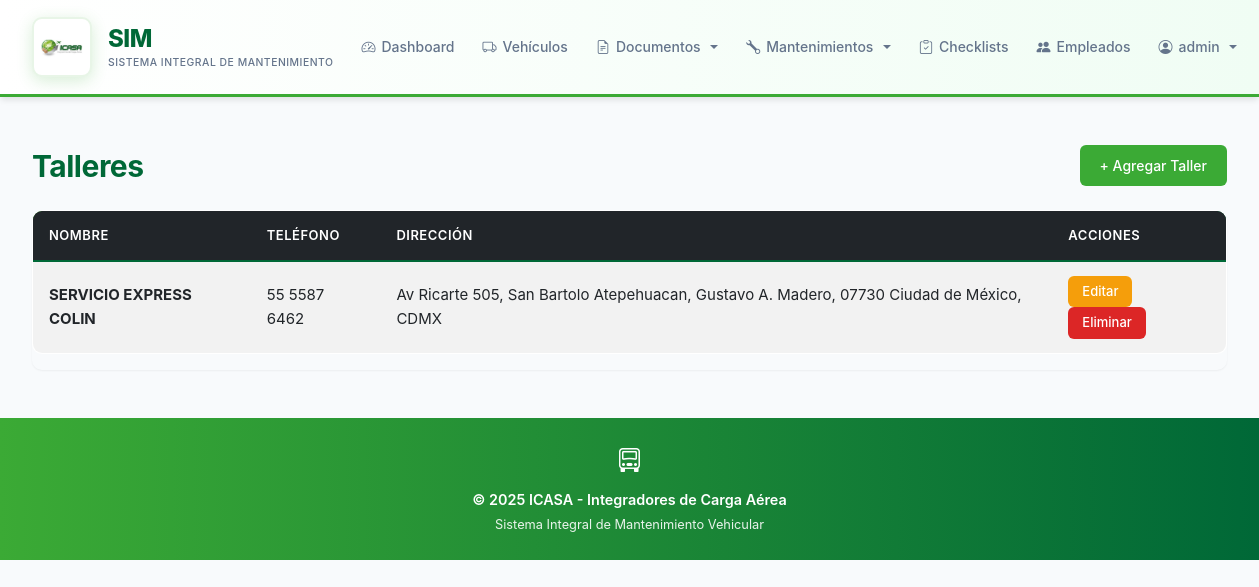
Screenshot of /workshops/ (signed in) with the database file from the repository.
### vehicles/models.py (models this page shows, shortened)
class Workshop(models.Model):
    name = models.CharField(max_length=200, verbose_name='Nombre del Taller')
    phone = models.CharField(max_length=20, verbose_name='Teléfono')
    address = models.TextField(verbose_name='Dirección')
    created_at = models.DateTimeField(auto_now_add=True)
    class Meta:
        ordering = ['name']
        verbose_name = 'Taller'
        verbose_name_plural = 'Talleres'

### vehicles/views_workshop.py (the view)
# urls.py: path('workshops/', WorkshopListView.as_view(), name='workshop_list'),
class WorkshopListView(LoginRequiredMixin, PermissionRequiredMixin, ListView):
    permission_required = 'vehicles.view_workshop'
    model = Workshop
    template_name = 'vehicles/workshop_list.html'
    context_object_name = 'workshops'
    paginate_by = 10

### vehicles/templates/vehicles/workshop_list.html (shortened to what this page needs)
{% extends 'vehicles/base.html' %}
{% block content %}
<div class="d-flex justify-content-between align-items-center mb-4">
    <h1>Talleres</h1>
    <a href="{% url 'workshop_add' %}" class="btn btn-primary">+ Agregar Taller</a>
</div>
{% if workshops %}
<div class="table-responsive">
    <table class="table table-striped table-hover">
        <thead class="table-dark">
            <tr>
                <th>Nombre</th>
                <th>Teléfono</th>
                <th>Dirección</th>
                <th>Acciones</th>
            </tr>
        </thead>
        <tbody>
        {% for workshop in workshops %}
            <tr>
                <td><strong>{{ workshop.name }}</strong></td>
                <td>{{ workshop.phone }}</td>
                <td>{{ workshop.address }}</td>
                <td>
                    <a href="{% url 'workshop_update' workshop.pk %}" class="btn btn-sm btn-warning">Editar</a>
                    <a href="{% url 'workshop_delete' workshop.pk %}" class="btn btn-sm btn-danger">Eliminar</a>
                </td>
            </tr>
        {% endfor %}
        </tbody>
    </table>
</div>
{% else %}
<div class="alert alert-info">
    No hay talleres registrados. <a href="{% url 'workshop_add' %}">Agregar el primero</a>
</div>
{% endif %}
{% endblock %}

### vehicles/templates/vehicles/includes/navbar.html (shortened to what this page needs)
<nav class="navbar navbar-expand-lg navbar-light">
    <div class="container">
        <a class="navbar-brand" href="{% url 'dashboard' %}">
            {% load static %}
            <div class="logo-icon">
                <img src="{% static 'images/ICASA.jpg' %}" alt="ICASA Logo">
            </div>
            <div style="display:flex; flex-direction:column; line-height:1.2; gap:0.2rem;">
                <span style="font-weight:800; font-size:1.5rem; color:#006837; letter-spacing:-0.5px;">SIM</span>
                <span style="font-size:0.65rem; color:#64748b; font-weight:500; text-transform:uppercase; letter-spacing:0.5px;">Sistema Integral de Mantenimiento</span>
            </div>
        </a>
        <div class="collapse navbar-collapse" id="navbarNav">
            <ul class="navbar-nav ms-auto align-items-center">
                <li class="nav-item">
                    <a class="nav-link" href="{% url 'dashboard' %}">
                        <i class="bi bi-speedometer2"></i> Dashboard
                    </a>
                </li>
                <li class="nav-item">
                    <a class="nav-link" href="{% url 'vehicle_list' %}">
                        <i class="bi bi-truck"></i> Vehículos
                    </a>
                </li>
                {% if perms.vehicles.view_document %}
                <li class="nav-item dropdown">
                    <a class="nav-link dropdown-toggle" href="#" id="documentsDropdown" role="button" data-bs-toggle="dropdown">
                        <i class="bi bi-file-earmark-text"></i> Documentos
                    </a>
                </li>
                {% endif %}
                {% if perms.vehicles.view_maintenance %}
                <li class="nav-item dropdown">
                    <a class="nav-link dropdown-toggle" href="#" id="maintenanceDropdown" role="button" data-bs-toggle="dropdown">
                        <i class="bi bi-wrench"></i> Mantenimientos
                    </a>
                </li>
                {% endif %}
                <li class="nav-item">
                    <a class="nav-link" href="{% url 'checklist_list' %}">
                        <i class="bi bi-clipboard-check"></i> Checklists
                    </a>
                </li>
                {% if perms.vehicles.view_driver %}
                <li class="nav-item">
                    <a class="nav-link" href="{% url 'driver_list' %}">
                        <i class="bi bi-people-fill"></i> Empleados
                    </a>
                </li>
                {% endif %}
                {% if user.is_authenticated %}
                <li class="nav-item dropdown">
                    <a class="nav-link dropdown-toggle" href="#" id="userDropdown" role="button" data-bs-toggle="dropdown">
                        <i class="bi bi-person-circle"></i> {{ user.username }}
                    </a>
                </li>
                {% endif %}
            </ul>
        </div>
    </div>
</nav>

### static/css/main.css (style rules this page uses)
:root { --primary-color: #3BAA35; --secondary-color: #006837; --accent-color: #3BAA35; --accent-dark: #006837; --accent-muted: #e8f5e7; --metallic-gray: #A7A9AC; --nav-bg: #ffffff; --success-color: #3BAA35; --warning-color: #f59e0b; --danger-color: #dc2626; --info-color: #006837; --light-bg: #f8fafc; --card-bg: #ffffff; --border-color: #e2e8f0; --text-primary: #1e293b; --text-secondary: #64748b; --text-muted: #94a3b8; --shadow-sm: 0 1px 2px 0 rgba(0, 0, 0, 0.05); --shadow-md: 0 4px 6px -1px rgba(0, 0, 0, 0.1); --shadow-lg: 0 10px 15px -3px rgba(0, 0, 0, 0.1); --shadow-xl: 0 20px 25px -5px rgba(0, 0, 0, 0.1); --radius-sm: 6px; --radius-md: 10px; --radius-lg: 12px; --spacing-xs: 0.5rem; --spacing-sm: 0.75rem; --spacing-md: 1rem; --spacing-lg: 1.5rem; --spacing-xl: 2rem; }
* { margin: 0; padding: 0; box-sizing: border-box; }
body { font-family: 'Inter', -apple-system, BlinkMacSystemFont, 'Segoe UI', Roboto, sans-serif; background-color: var(--light-bg); color: var(--text-primary); line-height: 1.6; font-size: 15px; -webkit-font-smoothing: antialiased; -moz-osx-font-smoothing: grayscale; }
.navbar { background: linear-gradient(to right, #ffffff 0%, #f0fdf4 100%); padding: 0.75rem 0; border-bottom: 3px solid var(--primary-color); box-shadow: var(--shadow-md); }
.navbar .container { display: flex; align-items: center; justify-content: space-between; }
.navbar-collapse { flex-grow: 0; }
.navbar-nav { gap: 0.25rem; }
.navbar-brand { font-weight: 700; font-size: 1.5rem; letter-spacing: -0.3px; display: flex; align-items: center; gap: 1rem; transition: opacity 0.2s ease; color: var(--primary-color) !important; }
.logo-icon { width: 60px; height: 60px; background: white; border-radius: 10px; display: flex; align-items: center; justify-content: center; padding: 6px; box-shadow: 0 4px 16px rgba(59, 170, 53, 0.2); border: 2px solid var(--accent-muted); }
.logo-icon img { width: 100%; height: 100%; object-fit: contain; }
.nav-link { font-weight: 500; font-size: 0.875rem; padding: 0.5rem 0.75rem !important; border-radius: var(--radius-sm); transition: all 0.2s ease; display: flex; align-items: center; gap: 0.375rem; color: var(--text-secondary) !important; white-space: nowrap; }
.btn { font-weight: 500; font-size: 0.875rem; padding: 0.625rem 1.25rem; border-radius: var(--radius-sm); transition: all 0.2s ease; border: none; display: inline-flex; align-items: center; gap: 0.5rem; cursor: pointer; }
.btn-primary { background-color: var(--primary-color); color: #ffffff; }
.btn-warning { background-color: var(--warning-color); color: white; }
.btn-danger { background-color: var(--danger-color); color: white; }
.btn-sm { padding: 0.375rem 0.875rem; font-size: 0.8125rem; }
.table { background-color: var(--card-bg); border-radius: var(--radius-md); overflow: hidden; border: 1px solid var(--border-color); }
.table thead { background: linear-gradient(135deg, var(--primary-color), var(--secondary-color)); color: #ffffff; border-bottom: 2px solid var(--secondary-color); }
.table thead th { font-weight: 600; font-size: 0.8125rem; text-transform: uppercase; letter-spacing: 0.5px; padding: 0.875rem 1rem; color: #ffffff; }
.table tbody td { padding: 0.875rem 1rem; vertical-align: middle; border-bottom: 1px solid #f1f5f9; }
.table-hover tbody tr { transition: background-color 0.2s ease; }
h1, h2, h3, h4, h5 { font-family: 'Inter', sans-serif; font-weight: 700; color: var(--secondary-color); letter-spacing: -0.5px; margin-bottom: 0; }
h1 { font-size: 1.875rem; }
.container { max-width: 1280px; padding-left: var(--spacing-xl); padding-right: var(--spacing-xl); }
.table-responsive { border-radius: var(--radius-md); box-shadow: var(--shadow-sm); }

### rows the page displays
Workshop: name "SERVICIO EXPRESS COLIN", phone "55 5587 6462", address "Av Ricarte 505, San Bartolo Atepehuacan, Gustavo A. Madero, 07730 Ciudad de México, CDMX"

### other values shown
{{ user.username }} "admin"
